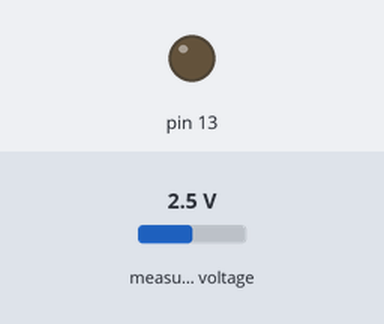
Recording of a sketch running on a simulated Arduino Uno, built with avr-gcc and run on an emulated ATmega328P. Parts: output pins drawn as LEDs (lit = HIGH). Inputs (shaded band) come from the test bench; at power-on: measured voltage 2.5 V. Pins used as bus, display or sensor lines are not drawn.

Above: at 2.5 s.
At 5.2 s:
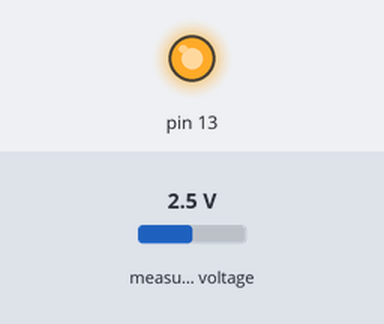
Timing chart, 0 to 20.2 s (numbered marks = the images above):
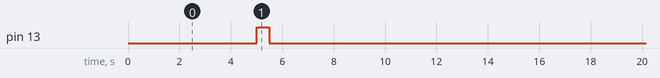

Measured:
- by itself, pin 13: alternates HIGH for 0.50 s and LOW for 15.0 s

The sketch:

simpleADC_powerOff.ino
```cpp
#include <SPI.h>
#include <Wire.h>
//#include <Adafruit_ADS1X15.h>
#include "ADS1X15.h"

ADS1015 ADS(0x48);

const byte ADS1015_I2C_ADDRESS = 0x48;
byte ADS1015_I2C_GENERAL = 0x00;
byte ADS1015_I2C_RESET = 0x06;

const int ADS_POWER = 12;

void setup () {
pinMode(13, OUTPUT);
pinMode(ADS_POWER, OUTPUT);
Wire.begin();
}

void loop() {
digitalWrite(ADS_POWER, HIGH);
ADS.begin();
int16_t raw = ADS.readADC(2);
delay(5000);
digitalWrite(ADS_POWER, LOW);
//adcReset();

digitalWrite(13, HIGH);
delay(500);
digitalWrite(13, LOW);
delay(10000);
}

void adcReset() {
  Wire.beginTransmission(ADS1015_I2C_ADDRESS); //start I2C transmission
  Wire.write(ADS1015_I2C_GENERAL); // Send general call address
  Wire.write(ADS1015_I2C_RESET); // Send reset command byte
  Wire.endTransmission(); //end I2C transmission
}
```
